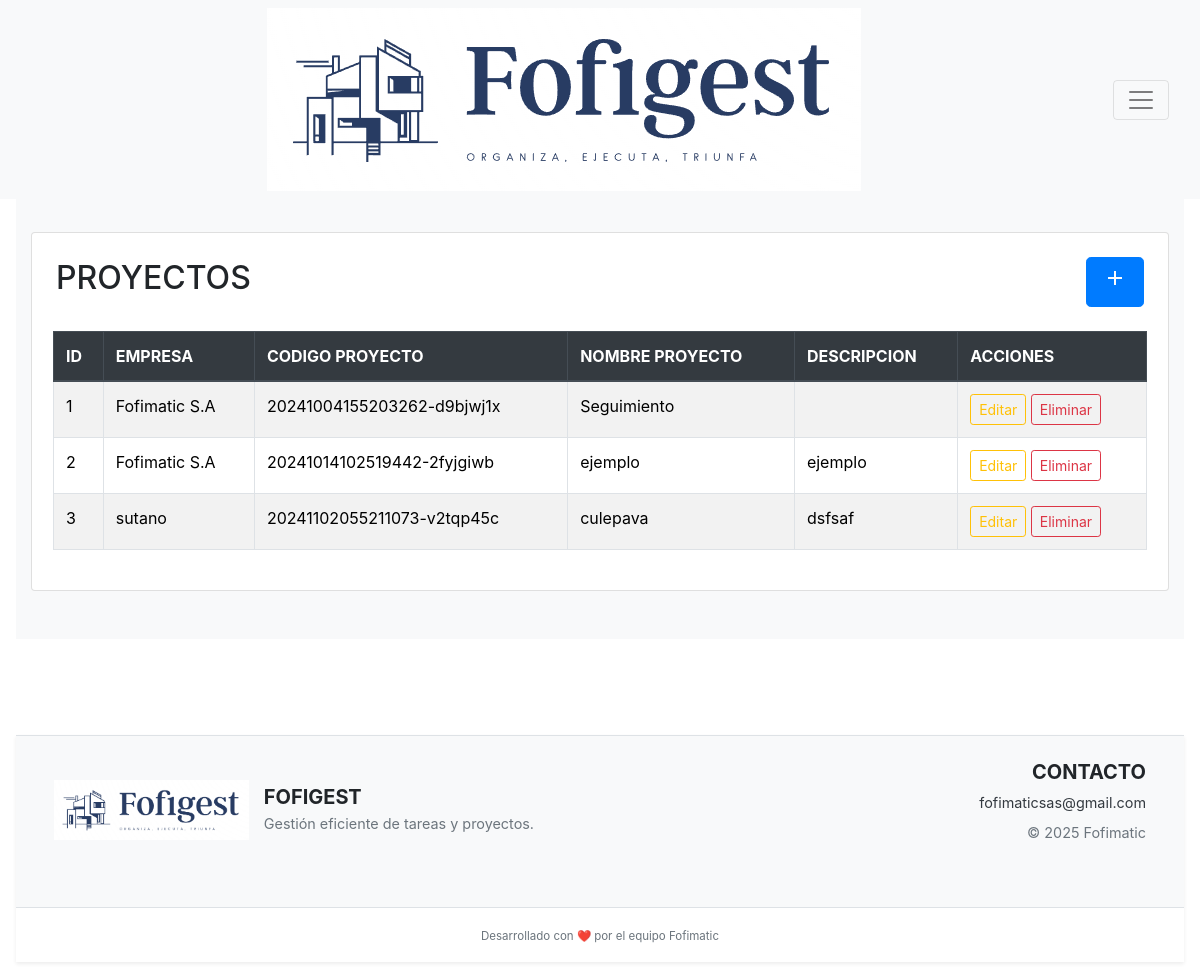
Page /proyectos (signed in) on the committed database.
### models/models.py (models this page shows, shortened)
class Proyecto(db.Model):
    id = db.Column(db.Integer, primary_key=True)
    empresa = db.Column(db.String(100), nullable=False)
    codigo_proyecto = db.Column(db.String(50), nullable=False, unique=True)
    nombre_proyecto = db.Column(db.String(100), nullable=False)
    descripcion_proyecto = db.Column(db.Text, nullable=False)

### app.py (the view)
@app.route('/proyectos', methods=['GET'])
@login_required
def proyectos():  # Cambié de 'proyetos' a 'proyectos'
    proyectos = models.Proyecto.query.all()
    empresas = models.Empresas.query.all()
    usuarios = models.Usuarios.query.all()
    return render_template('proyectos.html', proyectos=proyectos, empresas=empresas ,usuarios=usuarios)

### templates/proyectos.html (shortened to what this page needs)
{% extends 'Base.html' %}
{% block content %}
<link href="https://stackpath.bootstrapcdn.com/bootstrap/4.5.2/css/bootstrap.min.css" rel="stylesheet">
<div class="container-fluid bg-light py-5">
    <div class="card p-4">
        <div class="d-flex justify-content-between align-items-center mb-4">
            <h2 class="text-center">PROYECTOS</h2>
            <button type="button" class="btn btn-primary btn-lg" data-bs-toggle="modal" data-bs-target="#Nueva_empresas" onclick="generarCodigoUnico()">
                <span class="material-icons-outlined">add</span>
            </button>
        </div>
        <div class="row">
            <div class="table-responsive">
                <table class="table table-bordered table-striped table-hover" id="dataTable" width="100%" cellspacing="0">
                    <thead class="thead-dark">
                        <tr>
                            <th class="id-column">ID</th>
                            <th class="empresas-column">EMPRESA</th>
                            <th class="codigo-column">CODIGO PROYECTO</th>
                            <th>NOMBRE PROYECTO</th>
                            <th class="descripcion-column">DESCRIPCION</th>
                            <th>ACCIONES</th>
                        </tr>
                    </thead>
                    <tbody>
                        {% for proyecto in proyectos %}
                        <tr>
                            <td class="id-column">{{ proyecto.id }}</td>
                            <td>{{ proyecto.empresa }}</td>
                            <td class="codigo-column">{{ proyecto.codigo_proyecto }}</td>
                            <td>{{ proyecto.nombre_proyecto }}</td>
                            <td class="descripcion-column">{{ proyecto.descripcion_proyecto }}</td>
                            <td>
                                <button type="button" class="btn btn-sm btn-outline-warning editar-btn" data-bs-toggle="modal" data-bs-target="#Editar_empresas" onclick="getProyecto('{{ proyecto.codigo_proyecto }}')">
                                    <span class="desktop-text">Editar</span>
                                </button>
                                <button type="button" onclick="eliminarProyecto('{{ proyecto.codigo_proyecto }}')" class="btn btn-sm btn-outline-danger eliminar-btn">
                                    <span class="desktop-text">Eliminar</span>
                                </button>
                            </td>
                        </tr>
                        {% endfor %}
                    </tbody>
                </table>
            </div>
        </div>
    </div>
</div>
{% endblock %}

### rows in the picture
Proyecto: id "1", empresa "Fofimatic S.A", codigo_proyecto "20241004155203262-d9bjwj1x", nombre_proyecto "Seguimiento"
Proyecto: id "2", empresa "Fofimatic S.A", codigo_proyecto "20241014102519442-2fyjgiwb", nombre_proyecto "ejemplo", descripcion_proyecto "ejemplo"
Proyecto: id "3", empresa "sutano", codigo_proyecto "20241102055211073-v2tqp45c", nombre_proyecto "culepava", descripcion_proyecto "dsfsaf"
